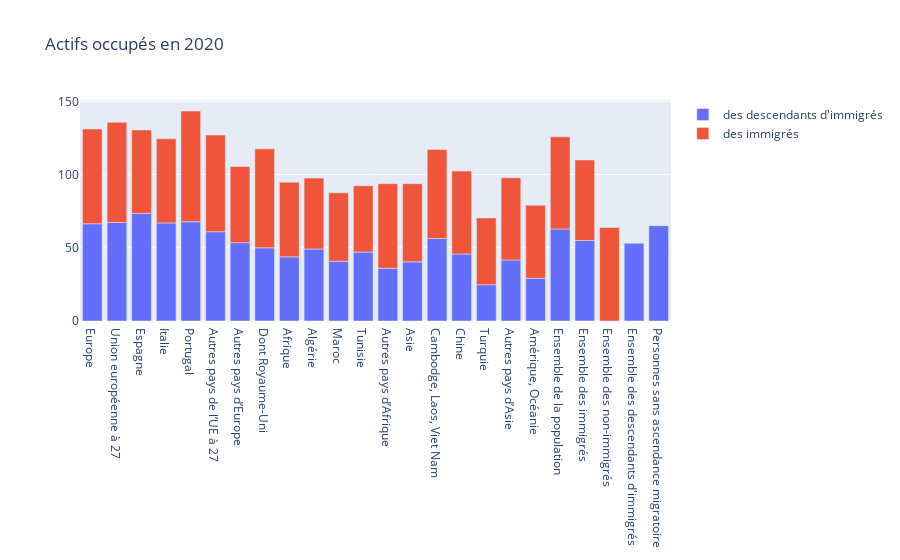

The code cell stored with this chart in its notebook:
### Code cell
'Actifs occupés en 2020'

### Figure 1 — Plotly figure (JSON) as saved in the notebook; plotly's stock layout.template omitted (floating-point values rounded to 4 significant figures)
{"data": [{"name": "des descendants d'immigrés", "type": "bar", "x": ["Europe", "Union européenne à 27", "Espagne", "Italie", "Portugal", "Autres pays de l’UE à 27", "Autres pays d’Europe", "Dont Royaume-Uni", "Afrique", "Algérie", "Maroc", "Tunisie", "Autres pays d’Afrique", "Asie", "Cambodge, Laos, Viet Nam", "Chine", "Turquie", "Autres pays d’Asie", "Amérique, Océanie", "Ensemble de la population", "Ensemble des immigrés", "Ensemble des non-immigrés", "Ensemble des descendants d'immigrés", "Personnes sans ascendance migratoire"], "y": [66.4, 67.3, 73.5, 67, 67.8, 61, 53.5, 50, 43.8, 49.2, 40.8, 47.1, 36.1, 40.4, 56.4, 45.8, 24.8, 41.7, 29.2, 62.9, 55, 0, 53.3, 65.2]}, {"name": "des immigrés", "type": "bar", "x": ["Europe", "Union européenne à 27", "Espagne", "Italie", "Portugal", "Autres pays de l’UE à 27", "Autres pays d’Europe", "Dont Royaume-Uni", "Afrique", "Algérie", "Maroc", "Tunisie", "Autres pays d’Afrique", "Asie", "Cambodge, Laos, Viet Nam", "Chine", "Turquie", "Autres pays d’Asie", "Amérique, Océanie", "Ensemble de la population", "Ensemble des immigrés", "Ensemble des non-immigrés", "Ensemble des descendants d'immigrés", "Personnes sans ascendance migratoire"], "y": [64.8, 68.4, 57, 57.4, 75.6, 66, 52, 67.6, 51, 48.4, 46.8, 45.3, 57.7, 53.4, 60.7, 56.6, 45.6, 56.1, 49.9, 62.9, 55, 63.9, 0, 0]}], "layout": {"barmode": "relative", "title": {"text": "Actifs occupés en 2020"}}}
